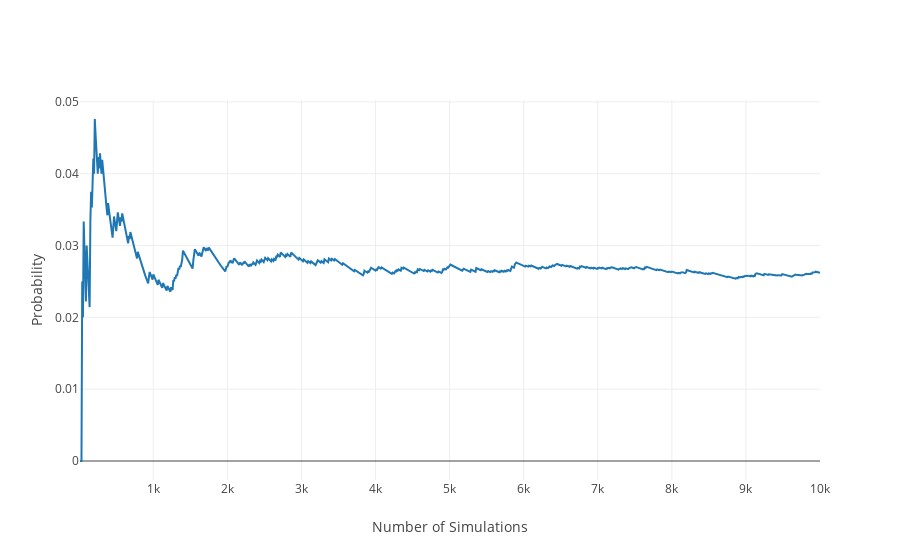

The notebook cell this image was saved under:
### Markdown cell above
The Probability that both will occur is given by:
## P(A and B) = P(A) * P(B)
So, for our dice example, let's say we have two dice. The odds of rolling sixes on both can be stated as:<br>
P(A6 and B6) = P(A6) * P(B6)<br>
P(A6 and B6) = 1/6 * 1/6 = 1/36 = 0.0278

### Code cell
dice_rolls = np.arange(1,7)
count_hits = 0
x_data = []
y_data = []

for num_simulations in range(1, 10001):
    roll_1 = np.random.choice(dice_rolls)
    roll_2 = np.random.choice(dice_rolls)
    if (roll_1 == 6) & (roll_2 == 6) :
        count_hits += 1
    if (num_simulations % 10) == 0:
        y_data.append(float(count_hits) / float(num_simulations))
        x_data.append(num_simulations)

# Plot the figure
fig = plot_probs(x_data, y_data)
iplot(fig)

### Figure 1 — Plotly figure (JSON) as saved in the notebook; plotly's stock layout.template omitted (floating-point values rounded to 4 significant figures; data arrays with more than 128 entries replaced by an {"elided": "..."} marker saying what was removed)
{"data": [{"type": "scatter", "x": {"elided": "1000 int values"}, "y": {"elided": "1000 float values"}}], "layout": {"xaxis": {"title": "Number of Simulations"}, "yaxis": {"title": "Probability"}}}
